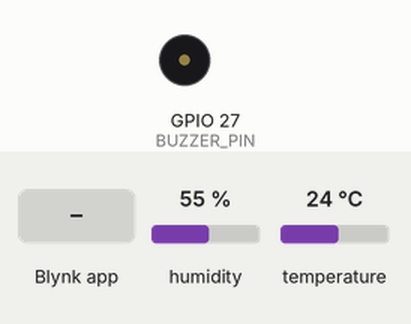
Bench run of a program on a simulated ESP32. Shown: buzzer (waves = sounding). The test bench sets the inputs (shaded band); at power-on: humidity 55 %, temperature 24 °C. WiFi joins after 1.5 s; servers stay silent unless stated; what the program prints to the serial monitor is not drawn.

Above: at 3.0 s.
3.1 s: Blynk app writes 1 to V2
At 6.1 s:
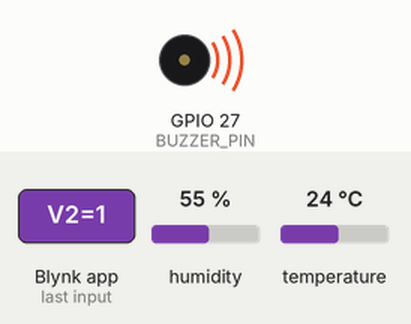
8.6 s: Blynk app writes 0 to V2
At 9.4 s:
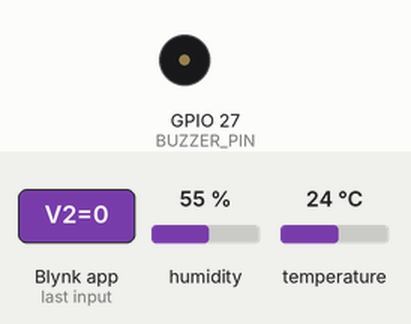
Timing chart, 0 to 11.6 s (numbered marks = the images above; inputs shaded):
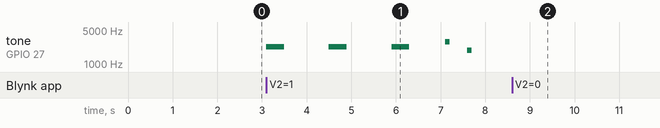

The program:

main.cpp
```cpp
#include <Arduino.h>
#include <WiFi.h>
#include <WiFiMulti.h>
#include <HTTPClient.h>
#include <DHT.h>

#define BLYNK_TEMPLATE_ID "TMPL5qJhRIOVk"
#define BLYNK_TEMPLATE_NAME "Marguerite"
#define BLYNK_AUTH_TOKEN "wwkkEue-oSGgnusy7tw14l0gou2J6iY9"

#include <BlynkSimpleEsp32.h>


#define BUZZER_PIN 27
#define DHTPIN 14
#define DHTTYPE DHT22
#define SAMPLING_TIME 5000

WiFiMulti wifiMulti;
DHT dht(DHTPIN, DHTTYPE);

#define TEMPO 10  // Ralentir la musique (avant : 1000)

#define  c3    7634
#define  d3    6803
#define  e3    6061
#define  f3    5714
#define  g3    5102
#define  a3    4545
#define  b3    4049
#define  c4    3816
#define  d4    3401
#define  e4    3030
#define  f4    2865
#define  g4    2551
#define  a4    2272
#define  a4s   2146
#define  b4    2028
#define  c5    1912
#define  d5    1706
#define  d5s   1608
#define  e5    1517
#define  f5    1433
#define  g5    1276
#define  a5    1136
#define  a5s   1073
#define  b5    1012
#define  c6    955

#define  R     0      // Définir une note spéciale, 'R', pour représenter une pause

// Mélodie Star Wars Theme avec une durée de note augmentée pour ralentir la musique
int melody[] = {  a4, R,  a4, R,  a4, R,  f4, R, c5, R,  a4, R,  f4, R, c5, R, a4, R,  e5, R,  e5, R,  e5, R,  f5, R, c5, R,  g5, R,  f5, R,  c5, R, a4, R};
int beats[]  = {  100, 40, 100, 40, 100, 40, 80, 10, 40, 10, 120, 20, 80, 10, 40, 10, 120, 160, 100, 40, 100, 40, 100, 40, 80, 10, 40, 10, 120, 20, 80, 10, 40, 10, 120, 80};

int noteIndex = 0;
unsigned long lastNoteTime = 0;
bool playMelody = false;
unsigned long lastSendTime = 0;

BLYNK_WRITE(V2) {
    int buttonState = param.asInt();
    playMelody = (buttonState == 1);
}

void setup() {
    Serial.begin(115200);
    Serial.println();

    dht.begin();

    WiFi.mode(WIFI_STA);
    WiFi.config(INADDR_NONE, INADDR_NONE, INADDR_NONE, IPAddress(8, 8, 8, 8));
    wifiMulti.addAP("Daydream", "cntw929fqkn4j8y");

    Serial.print("Connexion WiFi...");
    while (wifiMulti.run() != WL_CONNECTED) {
        Serial.print(".");
        delay(500);
    }
    Serial.println("\n✅ Connecté au WiFi!");

    Blynk.config(BLYNK_AUTH_TOKEN, "blynk.cloud", 80);
    Blynk.connect();

    pinMode(BUZZER_PIN, OUTPUT);
    ledcSetup(0, 5000, 8);
    ledcAttachPin(BUZZER_PIN, 0);
}


void playMelodyFunction() {
  if (playMelody) {
      unsigned long currentMillis = millis();

      // Vérifie si le temps écoulé est plus grand ou égal à la durée de la note
      if (currentMillis - lastNoteTime >= beats[noteIndex]*TEMPO) {
          lastNoteTime = currentMillis;  // Met à jour le temps de la dernière note

          if (melody[noteIndex] != R) {
              ledcWriteTone(0, melody[noteIndex]);  // Joue la note
          } else {
              ledcWriteTone(0, 0);  // Aucun son (pause)
          }

          noteIndex++;  // Passe à la note suivante

          if (noteIndex >= sizeof(melody) / sizeof(melody[0])) {
              noteIndex = 0;  // Recommence la mélodie
              playMelody = false;  // Arrête la lecture
          }
      }
  }
}
void sendTemperatureAndHumidity() {
    float humidity = dht.readHumidity();
    float temperature = dht.readTemperature();
    int fever = 0;

    if (isnan(humidity) || isnan(temperature)) {
        Serial.println("❌ Échec de lecture du capteur DHT!");
        return;
    }

    Serial.printf("🌡 Temp: %.2f°C | 💧 Hum: %.2f%%\n", temperature, humidity);
    if(temperature > 39 || temperature < 38){
      fever = 1;
    }

    if (Blynk.connected()) {
        Blynk.virtualWrite(V1, temperature);
        Blynk.virtualWrite(V0, humidity);
        Blynk.virtualWrite(V3, fever);
        Serial.println("✅ Données envoyées à Blynk !");
    } else {
        Serial.println("❌ Blynk non connecté, tentative de reconnexion...");
        Blynk.connect();
    }
}

void loop() {
    Blynk.run();

    if (playMelody) {
        playMelodyFunction();
    }

    unsigned long currentMillis = millis();
    if (currentMillis - lastSendTime >= SAMPLING_TIME) {
        sendTemperatureAndHumidity();
        lastSendTime = currentMillis;
    }
}
```

Measured:
- after the input at 3.1 s, tone on GPIO 27 (BUZZER_PIN): plays 2272 Hz for 0.40 s, 2272 Hz for 0.40 s, 2272 Hz for 0.40 s, 2865 Hz for 0.10 s, 1912 Hz for 0.10 s, starting at once
- after the input at 8.6 s, tone on GPIO 27 (BUZZER_PIN): stops changing and stays silent
